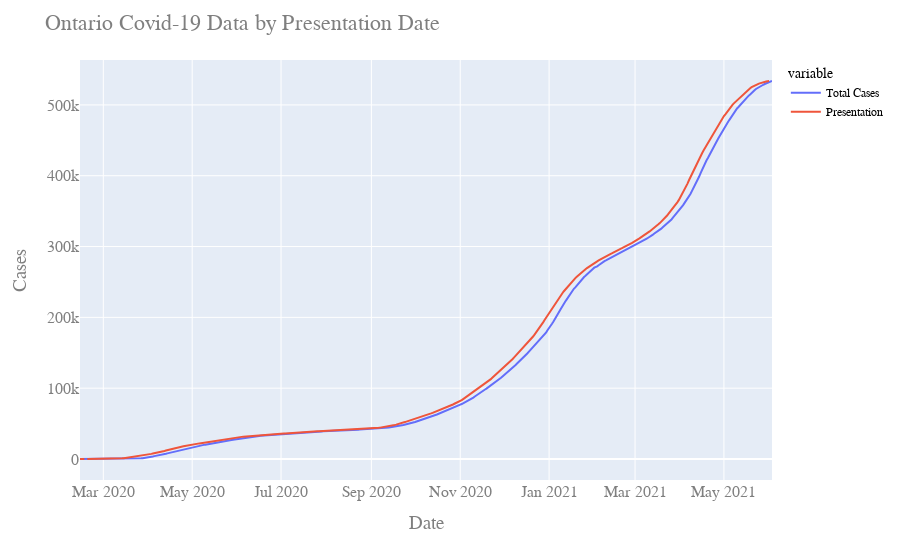

The notebook cell this image was saved under:
### Code cell
fig = px.line(df6, x=df6.index, y="value",color='variable')#,log_y=True)
fig.update_layout(
    title="Ontario Covid-19 Data by Presentation Date",
    xaxis_title="Date",
    yaxis_title="Cases",
    font=dict(
        family="Courier New, monospace",
        size=16,
        color="#7f7f7f"
    ),
    legend=dict(
        font=dict(
            family="sans-serif",
            size=12,
            color="black"
        )
    )
)
fig.show()
#fig.write_html("Ontariopresdate.html")

### Figure 1 — Plotly figure (JSON) as saved in the notebook; plotly's stock layout.template omitted (floating-point values rounded to 4 significant figures; data arrays with more than 128 entries replaced by an {"elided": "..."} marker saying what was removed)
{"data": [{"hovertemplate": "variable=Total Cases<br>Reported Date=%{x}<br>value=%{y}<extra></extra>", "legendgroup": "Total Cases", "line": {"color": "#636efa", "dash": "solid"}, "mode": "lines", "name": "Total Cases", "orientation": "v", "showlegend": true, "type": "scatter", "x": {"elided": "470 str values"}, "xaxis": "x", "y": {"elided": "470 int values"}, "yaxis": "y"}, {"hovertemplate": "variable=Presentation<br>Reported Date=%{x}<br>value=%{y}<extra></extra>", "legendgroup": "Presentation", "line": {"color": "#EF553B", "dash": "solid"}, "mode": "lines", "name": "Presentation", "orientation": "v", "showlegend": true, "type": "scatter", "x": {"elided": "470 str values"}, "xaxis": "x", "y": {"elided": "470 int values"}, "yaxis": "y"}], "layout": {"font": {"color": "#7f7f7f", "family": "Courier New, monospace", "size": 16}, "legend": {"font": {"color": "black", "family": "sans-serif", "size": 12}, "title": {"text": "variable"}, "tracegroupgap": 0}, "margin": {"t": 60}, "title": {"text": "Ontario Covid-19 Data by Presentation Date"}, "xaxis": {"anchor": "y", "domain": [0, 1], "title": {"text": "Date"}}, "yaxis": {"anchor": "x", "domain": [0, 1], "title": {"text": "Cases"}}}}
